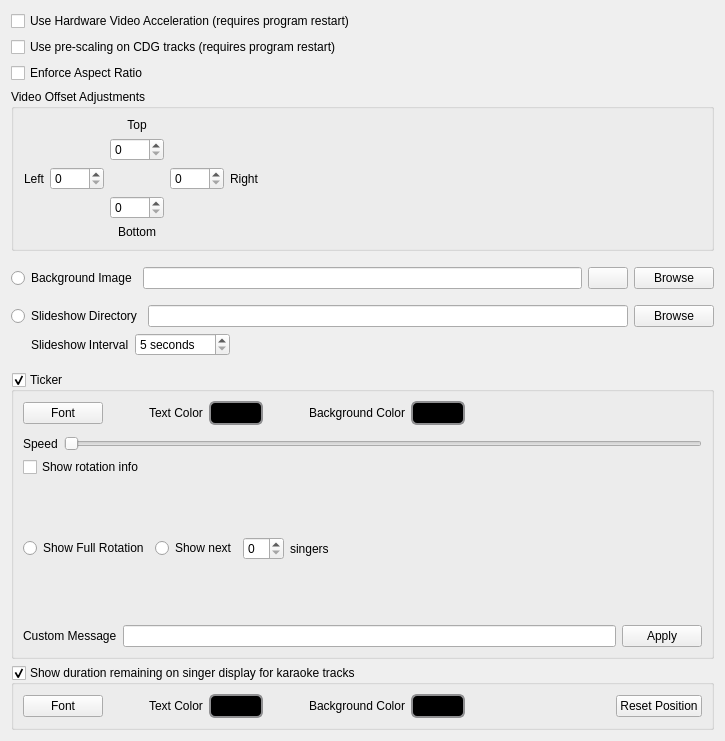
              <widget class="QWidget" name="scrollAreaWidgetContents">
               <property name="geometry">
                <rect>
                 <x>0</x>
                 <y>0</y>
                 <width>725</width>
                 <height>741</height>
                </rect>
               </property>
               <layout class="QVBoxLayout" name="verticalLayout_11">
                <item>
                 <widget class="QCheckBox" name="checkBoxHardwareAccel">
                  <property name="text">
                   <string>Use Hardware Video Acceleration (requires program restart)</string>
                  </property>
                 </widget>
                </item>
                <item>
                 <widget class="QCheckBox" name="checkBoxCdgPrescaling">
                  <property name="toolTip">
                   <string>&lt;html&gt;&lt;head/&gt;&lt;body&gt;&lt;p&gt;Pre-scales CDG graphics before feeding them to the video pipeline.  Makes CDG output look noticeably sharper, but moderately increases CPU load.&lt;/p&gt;&lt;/body&gt;&lt;/html&gt;</string>
                  </property>
                  <property name="text">
                   <string>Use pre-scaling on CDG tracks (requires program restart)</string>
                  </property>
                 </widget>
                </item>
                <item>
                 <widget class="QCheckBox" name="checkBoxEnforceAspectRatio">
                  <property name="toolTip">
                   <string>If enabled, videos will respect the source aspect ratio when being stretched to fit the window.</string>
                  </property>
                  <property name="text">
                   <string>Enforce Aspect Ratio</string>
                  </property>
                 </widget>
                </item>
                <item>
                 <widget class="QGroupBox" name="groupBox_8">
                  <property name="minimumSize">
                   <size>
                    <width>0</width>
                    <height>0</height>
                   </size>
                  </property>
                  <property name="title">
                   <string>Video Offset Adjustments</string>
                  </property>
                  <layout class="QVBoxLayout" name="verticalLayout_27">
                   <item>
                    <layout class="QGridLayout" name="gridLayout_2">
                     <property name="topMargin">
                      <number>0</number>
                     </property>
                     <item row="1" column="2">
                      <widget class="QSpinBox" name="spinBoxCdgOffsetTop">
                       <property name="maximum">
                        <number>1024</number>
                       </property>
                      </widget>
                     </item>
                     <item row="0" column="2">
                      <widget class="QLabel" name="label_35">
                       <property name="text">
                        <string>Top</string>
                       </property>
                       <property name="alignment">
                        <set>Qt::AlignCenter</set>
                       </property>
                      </widget>
                     </item>
                     <item row="2" column="3">
                      <widget class="QSpinBox" name="spinBoxCdgOffsetRight">
                       <property name="maximum">
                        <number>1024</number>
                       </property>
                      </widget>
                     </item>
                     <item row="2" column="0">
                      <widget class="QLabel" name="label_36">
                       <property name="text">
                        <string>Left</string>
                       </property>
                       <property name="alignment">
                        <set>Qt::AlignRight|Qt::AlignTrailing|Qt::AlignVCenter</set>
                       </property>
                      </widget>
                     </item>
                     <item row="2" column="1">
                      <widget class="QSpinBox" name="spinBoxCdgOffsetLeft">
                       <property name="maximum">
                        <number>1024</number>
                       </property>
                      </widget>
                     </item>
                     <item row="3" column="2">
                      <widget class="QSpinBox" name="spinBoxCdgOffsetBottom">
                       <property name="maximum">
                        <number>1024</number>
                       </property>
                      </widget>
                     </item>
                     <item row="2" column="4">
                      <widget class="QLabel" name="label_37">
                       <property name="text">
                        <string>Right</string>
                       </property>
                      </widget>
                     </item>
                     <item row="2" column="5">
                      <spacer name="horizontalSpacer_18">
                       <property name="orientation">
                        <enum>Qt::Horizontal</enum>
                       </property>
                       <property name="sizeHint" stdset="0">
                        <size>
                         <width>40</width>
                         <height>20</height>
                        </size>
                       </property>
                      </spacer>
                     </item>
                     <item row="4" column="2">
                      <widget class="QLabel" name="label_38">
                       <property name="text">
                        <string>Bottom</string>
                       </property>
                       <property name="alignment">
                        <set>Qt::AlignCenter</set>
                       </property>
                      </widget>
                     </item>
                    </layout>
                   </item>
                  </layout>
                 </widget>
                </item>
                <item>
                 <layout class="QVBoxLayout" name="verticalLayout_12">
                  <property name="topMargin">
                   <number>10</number>
                  </property>
                  <property name="bottomMargin">
                   <number>10</number>
                  </property>
                  <item>
                   <layout class="QHBoxLayout" name="horizontalLayout_8">
                    <property name="topMargin">
                     <number>0</number>
                    </property>
                    <item>
                     <widget class="QRadioButton" name="rbBgImage">
                      <property name="text">
                       <string>Background Image</string>
                      </property>
                     </widget>
                    </item>
                    <item>
                     <widget class="QLineEdit" name="lineEditCdgBackground"/>
                    </item>
                    <item>
                     <widget class="QPushButton" name="pushButtonClearBgImg">
                      <property name="text">
                       <string/>
                      </property>
                      <property name="icon">
                       <iconset theme="edit-clear-all">
                        <normaloff>.</normaloff>.</iconset>
                      </property>
                     </widget>
                    </item>
                    <item>
                     <widget class="QPushButton" name="pushButtonBrowse">
                      <property name="text">
                       <string>Browse</string>
                      </property>
                     </widget>
                    </item>
                   </layout>
                  </item>
                  <item>
                   <layout class="QHBoxLayout" name="horizontalLayout_10">
                    <property name="topMargin">
                     <number>10</number>
                    </property>
                    <item>
                     <widget class="QRadioButton" name="rbSlideshow">
                      <property name="text">
                       <string>Slideshow Directory</string>
                      </property>
                     </widget>
                    </item>
                    <item>
                     <widget class="QLineEdit" name="lineEditSlideshowDir"/>
                    </item>
                    <item>
                     <widget class="QPushButton" name="pushButtonSlideshowBrowse">
                      <property name="text">
                       <string>Browse</string>
                      </property>
                     </widget>
                    </item>
                   </layout>
                  </item>
                  <item>
                   <layout class="QHBoxLayout" name="horizontalLayout_22">
                    <property name="leftMargin">
                     <number>20</number>
                    </property>
                    <property name="topMargin">
                     <number>0</number>
                    </property>
                    <item>
                     <widget class="QLabel" name="label">
                      <property name="text">
                       <string>Slideshow Interval</string>
                      </property>
                     </widget>
                    </item>
                    <item>
                     <widget class="QSpinBox" name="spinBoxSlideshowInterval">
                      <property name="suffix">
                       <string> seconds</string>
                      </property>
                      <property name="minimum">
                       <number>5</number>
                      </property>
                      <property name="maximum">
                       <number>300</number>
                      </property>
                     </widget>
                    </item>
                    <item>
                     <spacer name="horizontalSpacer_19">
                      <property name="orientation">
                       <enum>Qt::Horizontal</enum>
                      </property>
                      <property name="sizeHint" stdset="0">
                       <size>
                        <width>40</width>
                        <height>20</height>
                       </size>
                      </property>
                     </spacer>
                    </item>
                   </layout>
                  </item>
                 </layout>
                </item>
                <item>
                 <widget class="QGroupBox" name="groupBoxTicker">
                  <property name="sizePolicy">
                   <sizepolicy hsizetype="Preferred" vsizetype="MinimumExpanding">
                    <horstretch>0</horstretch>
                    <verstretch>0</verstretch>
                   </sizepolicy>
                  </property>
                  <property name="title">
                   <string>Ticker</string>
                  </property>
                  <property name="checkable">
                   <bool>true</bool>
                  </property>
                  <layout class="QVBoxLayout" name="verticalLayout_9">
                   <item>
                    <layout class="QHBoxLayout" name="horizontalLayout_4">
                     <property name="topMargin">
                      <number>0</number>
                     </property>
                     <property name="bottomMargin">
                      <number>0</number>
                     </property>
                     <item>
                      <widget class="QPushButton" name="pushButtonFont">
                       <property name="text">
                        <string>Font</string>
                       </property>
                      </widget>
                     </item>
                     <item>
                      <spacer name="horizontalSpacer_2">
                       <property name="orientation">
                        <enum>Qt::Horizontal</enum>
                       </property>
                       <property name="sizeType">
                        <enum>QSizePolicy::Fixed</enum>
                       </property>
                       <property name="sizeHint" stdset="0">
                        <size>
                         <width>40</width>
                         <height>20</height>
                        </size>
                       </property>
                      </spacer>
                     </item>
                     <item>
                      <widget class="QLabel" name="label_3">
                       <property name="text">
                        <string>Text Color</string>
                       </property>
                      </widget>
                     </item>
                     <item>
                      <widget class="QPushButton" name="pushButtonTextColor">
                       <property name="styleSheet">
                        <string notr="true">QPushButton {
    border: 2px solid #8f8f91;
    border-radius: 6px;
    background-color: rgb(0,0,0);
    min-width: 40px;
    padding-left: 5px;
    padding-right: 5px;
    padding-top: 3px;
    padding-bottom: 3px;
}

QPushButton:pressed {
    background-color: rgb(0,0,0);
}

QPushButton:flat {
    border: none; /* no border for a flat push button */
}

QPushButton:default {
    border-color: navy; /* make the default button prominent */
}</string>
                       </property>
                       <property name="text">
                        <string/>
                       </property>
                       <property name="autoDefault">
                        <bool>false</bool>
                       </property>
                       <property name="flat">
                        <bool>false</bool>
                       </property>
                      </widget>
                     </item>
                     <item>
                      <spacer name="horizontalSpacer_3">
                       <property name="orientation">
                        <enum>Qt::Horizontal</enum>
                       </property>
                       <property name="sizeType">
                        <enum>QSizePolicy::Fixed</enum>
                       </property>
                       <property name="sizeHint" stdset="0">
                        <size>
                         <width>40</width>
                         <height>20</height>
                        </size>
                       </property>
                      </spacer>
                     </item>
                     <item>
                      <widget class="QLabel" name="label_4">
                       <property name="text">
                        <string>Background Color</string>
                       </property>
                      </widget>
                     </item>
                     <item>
                      <widget class="QPushButton" name="pushButtonBgColor">
                       <property name="styleSheet">
                        <string notr="true">QPushButton {
    border: 2px solid #8f8f91;
    border-radius: 6px;
    background-color: rgb(0,0,0);
    min-width: 40px;
    padding-left: 5px;
    padding-right: 5px;
    padding-top: 3px;
    padding-bottom: 3px;
}

QPushButton:pressed {
    background-color: rgb(0,0,0);
}

QPushButton:flat {
    border: none; /* no border for a flat push button */
}

QPushButton:default {
    border-color: navy; /* make the default button prominent */
}</string>
                       </property>
                       <property name="text">
                        <string/>
                       </property>
                       <property name="autoDefault">
                        <bool>false</bool>
                       </property>
                       <property name="flat">
                        <bool>false</bool>
                       </property>
                      </widget>
                     </item>
                     <item>
                      <spacer name="horizontalSpacer_4">
                       <property name="orientation">
                        <enum>Qt::Horizontal</enum>
                       </property>
                       <property name="sizeHint" stdset="0">
                        <size>
                         <width>40</width>
                         <height>20</height>
                        </size>
                       </property>
                      </spacer>
                     </item>
                    </layout>
                   </item>
                   <item>
                    <layout class="QHBoxLayout" name="horizontalLayout_5">
                     <property name="topMargin">
                      <number>5</number>
                     </property>
                     <item>
                      <widget class="QLabel" name="label_2">
                       <property name="text">
                        <string>Speed</string>
                       </property>
                      </widget>
                     </item>
                     <item>
                      <widget class="QSlider" name="horizontalSliderTickerSpeed">
                       <property name="minimum">
                        <number>0</number>
                       </property>
                       <property name="maximum">
                        <number>50</number>
                       </property>
                       <property name="orientation">
                        <enum>Qt::Horizontal</enum>
                       </property>
                       <property name="invertedAppearance">
                        <bool>false</bool>
                       </property>
                       <property name="invertedControls">
                        <bool>false</bool>
                       </property>
                      </widget>
                     </item>
                    </layout>
                   </item>
                   <item>
                    <widget class="QCheckBox" name="cbxTickerShowRotationInfo">
                     <property name="text">
                      <string>Show rotation info</string>
                     </property>
                    </widget>
                   </item>
                   <item>
                    <layout class="QHBoxLayout" name="horizontalLayout_7">
                     <property name="spacing">
                      <number>6</number>
                     </property>
                     <property name="topMargin">
                      <number>0</number>
                     </property>
                     <item>
                      <widget class="QRadioButton" name="radioButtonFullRotation">
                       <property name="text">
                        <string>Show Full Rotation</string>
                       </property>
                      </widget>
                     </item>
                     <item>
                      <widget class="QRadioButton" name="radioButtonPartialRotation">
                       <property name="text">
                        <string>Show next</string>
                       </property>
                      </widget>
                     </item>
                     <item>
                      <widget class="QSpinBox" name="spinBoxTickerSingers"/>
                     </item>
                     <item>
                      <widget class="QLabel" name="label_5">
                       <property name="text">
                        <string>singers</string>
                       </property>
                      </widget>
                     </item>
                     <item>
                      <spacer name="horizontalSpacer_5">
                       <property name="orientation">
                        <enum>Qt::Horizontal</enum>
                       </property>
                       <property name="sizeHint" stdset="0">
                        <size>
                         <width>40</width>
                         <height>20</height>
                        </size>
                       </property>
                      </spacer>
                     </item>
                    </layout>
                   </item>
                   <item>
                    <layout class="QHBoxLayout" name="horizontalLayout_9">
                     <property name="topMargin">
                      <number>5</number>
                     </property>
                     <item>
                      <widget class="QLabel" name="label_8">
                       <property name="text">
                        <string>Custom Message</string>
                       </property>
                      </widget>
                     </item>
                     <item>
                      <widget class="QLineEdit" name="lineEditTickerMessage">
                       <property name="toolTip">
                        <string>&lt;html&gt;&lt;head/&gt;&lt;body&gt;&lt;p&gt;&lt;span style=&quot; font-size:9pt; font-weight:600;&quot;&gt;Custom text to display on the ticker&lt;/span&gt;&lt;span style=&quot; font-size:9pt;&quot;&gt;&lt;br/&gt;Supports the following varaible substitutions:&lt;br/&gt;&lt;br/&gt;%m_curSinger = Current singer name&lt;br/&gt;%curSong = Current song (aritst - title)&lt;br/&gt;%m_curArtist = Current artist&lt;br/&gt;%m_curTitle = Current title&lt;br/&gt;%nextSinger = Next singer name&lt;/span&gt;&lt;/p&gt;&lt;/body&gt;&lt;/html&gt;</string>
                       </property>
                      </widget>
                     </item>
                     <item>
                      <widget class="QPushButton" name="pushButtonApplyTickerMsg">
                       <property name="text">
                        <string>Apply</string>
                       </property>
                      </widget>
                     </item>
                    </layout>
                   </item>
                  </layout>
                 </widget>
                </item>
                <item>
                 <widget class="QGroupBox" name="groupBoxShowDuration">
                  <property name="sizePolicy">
                   <sizepolicy hsizetype="Preferred" vsizetype="Preferred">
                    <horstretch>0</horstretch>
                    <verstretch>0</verstretch>
                   </sizepolicy>
                  </property>
                  <property name="title">
                   <string>Show duration remaining on singer display for karaoke tracks</string>
                  </property>
                  <property name="checkable">
                   <bool>true</bool>
                  </property>
                  <layout class="QHBoxLayout" name="horizontalLayout_6">
                   <item>
                    <widget class="QPushButton" name="btnDurationFont">
                     <property name="text">
                      <string>Font</string>
                     </property>
                    </widget>
                   </item>
                   <item>
                    <spacer name="horizontalSpacer_15">
                     <property name="orientation">
                      <enum>Qt::Horizontal</enum>
                     </property>
                     <property name="sizeType">
                      <enum>QSizePolicy::Fixed</enum>
                     </property>
                     <property name="sizeHint" stdset="0">
                      <size>
                       <width>40</width>
                       <height>20</height>
                      </size>
                     </property>
                    </spacer>
                   </item>
                   <item>
                    <widget class="QLabel" name="label_31">
                     <property name="text">
                      <string>Text Color</string>
                     </property>
                    </widget>
                   </item>
                   <item>
                    <widget class="QPushButton" name="btnDurationFontColor">
                     <property name="styleSheet">
                      <string notr="true">QPushButton {
    border: 2px solid #8f8f91;
    border-radius: 6px;
    background-color: rgb(0,0,0);
    min-width: 40px;
    padding-left: 5px;
    padding-right: 5px;
    padding-top: 3px;
    padding-bottom: 3px;
}

QPushButton:pressed {
    background-color: rgb(0,0,0);
}

QPushButton:flat {
    border: none; /* no border for a flat push button */
}

QPushButton:default {
    border-color: navy; /* make the default button prominent */
}</string>
                     </property>
                     <property name="text">
                      <string/>
                     </property>
                    </widget>
                   </item>
                   <item>
                    <spacer name="horizontalSpacer_16">
                     <property name="orientation">
                      <enum>Qt::Horizontal</enum>
                     </property>
                     <property name="sizeType">
                      <enum>QSizePolicy::Fixed</enum>
                     </property>
                     <property name="sizeHint" stdset="0">
                      <size>
                       <width>40</width>
                       <height>20</height>
                      </size>
                     </property>
                    </spacer>
                   </item>
                   <item>
                    <widget class="QLabel" name="label_32">
                     <property name="text">
                      <string>Background Color</string>
                     </property>
                    </widget>
                   </item>
                   <item>
                    <widget class="QPushButton" name="btnDurationBgColor">
                     <property name="styleSheet">
                      <string notr="true">QPushButton {
    border: 2px solid #8f8f91;
    border-radius: 6px;
    background-color: rgb(0,0,0);
    min-width: 40px;
    padding-left: 5px;
    padding-right: 5px;
    padding-top: 3px;
    padding-bottom: 3px;
}

QPushButton:pressed {
    background-color: rgb(0,0,0);
}

QPushButton:flat {
    border: none; /* no border for a flat push button */
}

QPushButton:default {
    border-color: navy; /* make the default button prominent */
}</string>
                     </property>
                     <property name="text">
                      <string/>
                     </property>
                    </widget>
                   </item>
                   <item>
                    <spacer name="horizontalSpacer_17">
                     <property name="orientation">
                      <enum>Qt::Horizontal</enum>
                     </property>
                     <property name="sizeHint" stdset="0">
                      <size>
                       <width>40</width>
                       <height>20</height>
                      </size>
                     </property>
                    </spacer>
                   </item>
                   <item>
                    <widget class="QPushButton" name="pushButtonResetDurationPos">
                     <property name="toolTip">
                      <string>&lt;html&gt;&lt;head/&gt;&lt;body&gt;&lt;p&gt;Reset duration display location to default.  Use this if the duration gets hidden due to a resolution or window size change.&lt;/p&gt;&lt;/body&gt;&lt;/html&gt;</string>
                     </property>
                     <property name="text">
                      <string>Reset Position</string>
                     </property>
                    </widget>
                   </item>
                  </layout>
                 </widget>
                </item>
               </layout>
              </widget>
